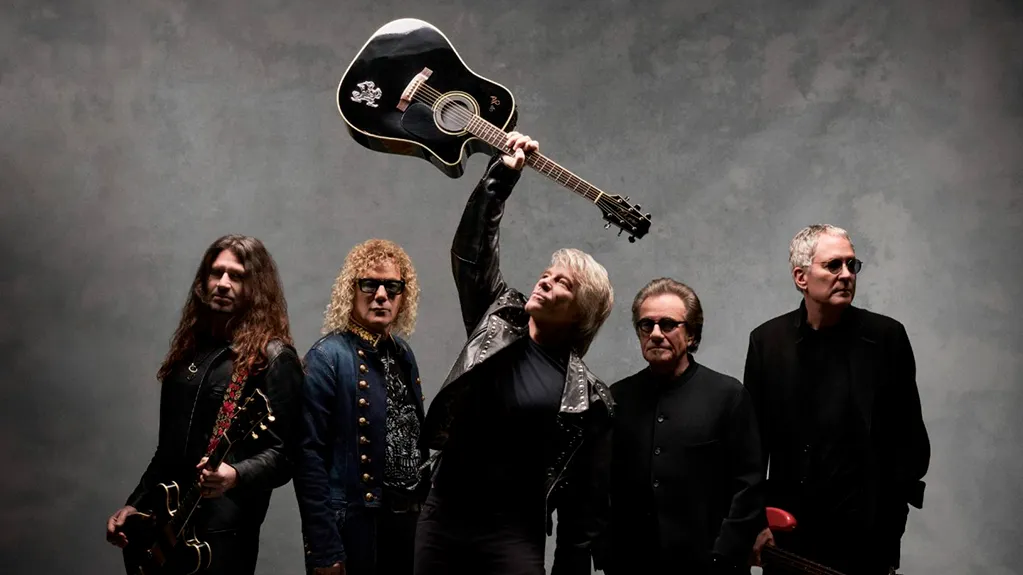
#> input picture Trabajo 1_SLYS/Bon-Jovi.bmp, 1023 x 575 px; its folder holds only this picture in this run
$ python 'Trabajo Sharpening.py'
#> lines starting #> are read from the running program, lines starting #| are printed output that depends on the picture
try:
    from PIL import Image
    import numpy as np
    import matplotlib.pyplot as plt
    import tkinter as tk
    from tkinter import filedialog
    import os
except ImportError:
    import subprocess
    import sys
    print("Instalando las librerías necesarias...")
    subprocess.check_call([sys.executable, "-m", "pip", "install", "Pillow", "numpy", "matplotlib"])
    from PIL import Image
    import numpy as np
    import matplotlib.pyplot as plt
    import tkinter as tk
    from tkinter import filedialog
    import os

def sharpening(image):
    image_array = np.array(image)  # Convertir la imagen a un array de NumPy para manipular sus píxeles

    # Definir el kernel de sharpening
    sharpening_kernel = np.array([[0, -1, 0],
                                  [-1, 5, -1],
                                  [0, -1, 0]])

    # Crear una imagen de salida vacía (con el mismo tamaño que la imagen original)
    output_image = np.zeros_like(image_array)

    # Obtener las dimensiones de la imagen y del kernel
    image_height, image_width = image_array.shape
    kernel_size = sharpening_kernel.shape[0]  # Suponemos un kernel cuadrado
    offset = kernel_size // 2  # Para evitar los bordes (donde no cabe el kernel)

    # Aplicar la convolución a la imagen ByN (un solo canal)
    for i in range(offset, image_height - offset):
        for j in range(offset, image_width - offset):
            # Extraer la región 3x3 alrededor del píxel (i, j)
            region = image_array[i - offset:i + offset + 1, j - offset:j + offset + 1]

            # Realizar el producto elemento a elemento y sumar los resultados
            result = np.sum(region * sharpening_kernel)

            # Asegurarse de que el valor resultante esté en el rango [0, 255]
            output_image[i, j] = min(max(result, 0), 255)

    # Convertir la matriz de salida en una imagen
    output_image = Image.fromarray(output_image)
    return output_image

def ingresar_imagen():
    # Obtener el directorio en el que se encuentra el archivo Python
    current_directory = os.path.dirname(os.path.abspath(__file__))

    # Abrir un cuadro de diálogo para seleccionar un archivo
    file_path = filedialog.askopenfilename(
        initialdir=current_directory,
        title="Seleccione una imagen BMP",
        filetypes=[("Archivos BMP", "*.bmp")]
    )
#> the answer given: Bon-Jovi.bmp

    # Comprobar si el usuario seleccionó un archivo
    if file_path:
        print(f"Archivo seleccionado: {file_path}")

        # Cargar la imagen en formato BMP
        image = Image.open(file_path).convert("L")  # Convertir a escala de grises si es necesario
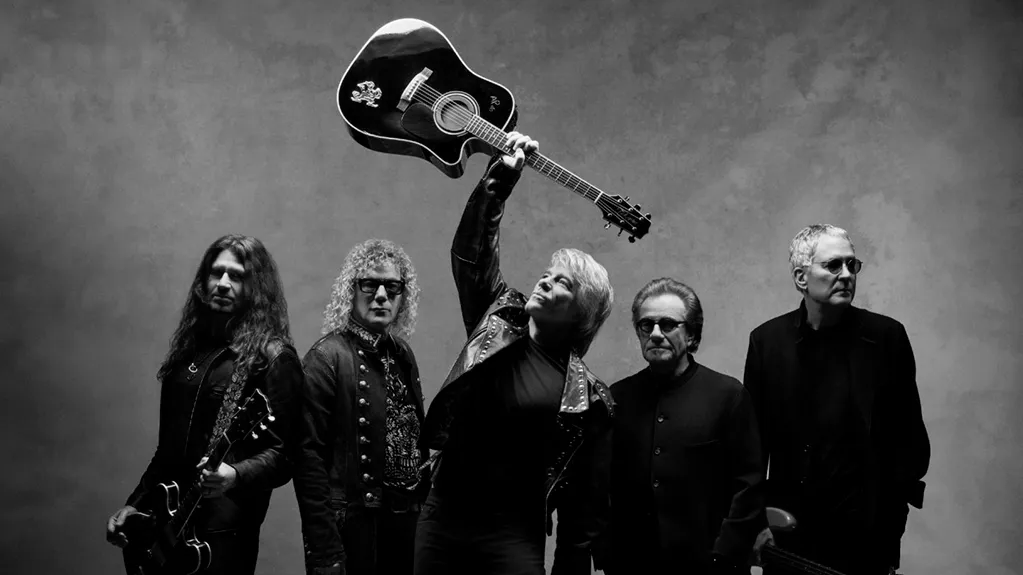
#> image: PIL image 1023x575 L; min 0, max 255, mean 72.7
        # Obtener el nombre base sin extensión
        original_name = os.path.splitext(os.path.basename(file_path))[0]
        return image, original_name

    else:
        print("No se seleccionó ningún archivo.")
        return None, None

def mostrar_imagenes(image, output_image):
    # Mostrar la imagen original y la imagen con sharpening lado a lado
    fig, axes = plt.subplots(1, 2, figsize=(12, 6))  # Crear una figura con 1 fila y 2 columnas

    # Mostrar la imagen original
    axes[0].imshow(image, cmap="gray")
    axes[0].set_title("Imagen Original")
    axes[0].axis("off")

    # Mostrar la imagen con sharpening
    axes[1].imshow(output_image, cmap="gray")
    axes[1].set_title("Imagen con Sharpening")
    axes[1].axis("off")

    plt.show()


image, image_name = ingresar_imagen()
#> image_name = 'Bon-Jovi'

if image:
    print("\nRealizando sharpening...")
    output_image = sharpening(image)
#> after the loop in sharpening, `for i in range(offset, image_height - offset):`:
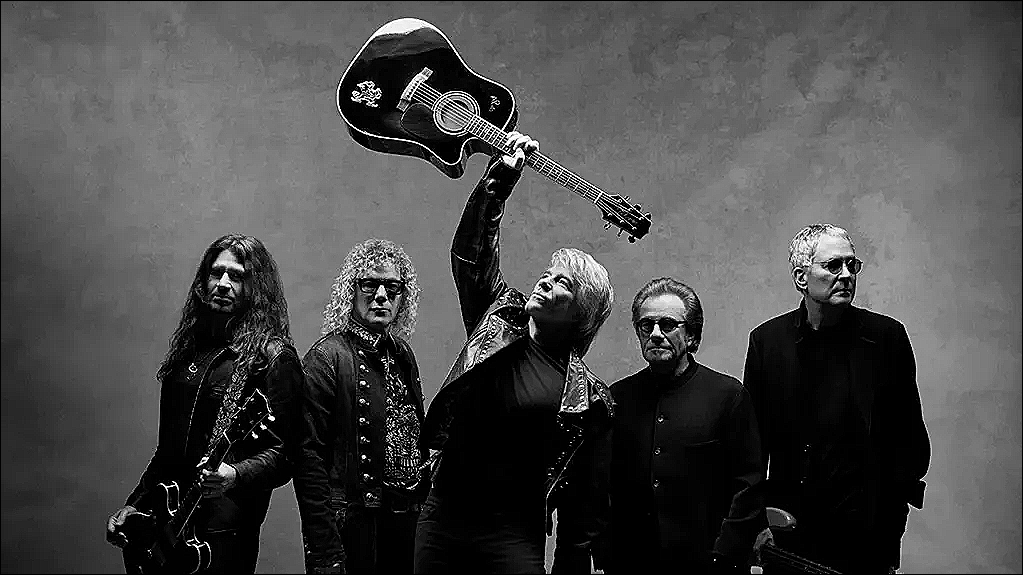
#> output_image: shape (575, 1023); min 0, max 255, mean 73.3
    # Guardar la imagen procesada en formato BMP
    output_path = "Resultados/" + str(image_name) + "_sharpened.bmp"
#> output_path = 'Resultados/Bon-Jovi_sharpened.bmp'
    output_image.save(output_path)
    print("\nLa imagen modificada se guardó en el directorio Resultados")

    mostrar_imagenes(image, output_image)
#> in mostrar_imagenes, `plt.show()`:
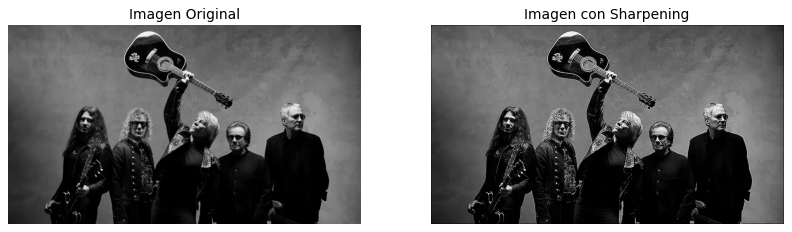
#> figure drawn by matplotlib, 2 panels

$ run again, on Trabajo 1_SLYS/img_borrosa.bmp
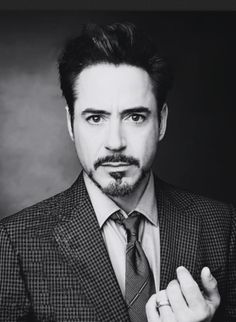
#> input picture Trabajo 1_SLYS/img_borrosa.bmp, 236 x 322 px
#> image_name = 'img_borrosa'
#> after the loop in sharpening, `for i in range(offset, image_height - offset):`:
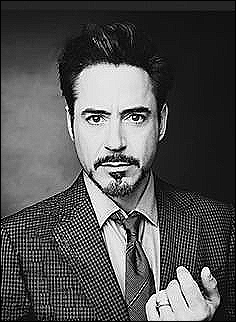
#> output_image: shape (322, 236); min 0, max 255, mean 82.4
#> output_path = 'Resultados/img_borrosa_sharpened.bmp'
#> in mostrar_imagenes, `plt.show()`:
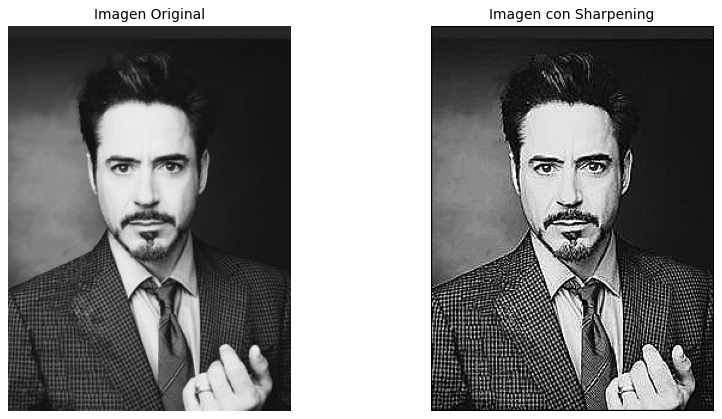
#> figure drawn by matplotlib, 2 panels

$ run again, on Trabajo 1_SLYS/robot.bmp
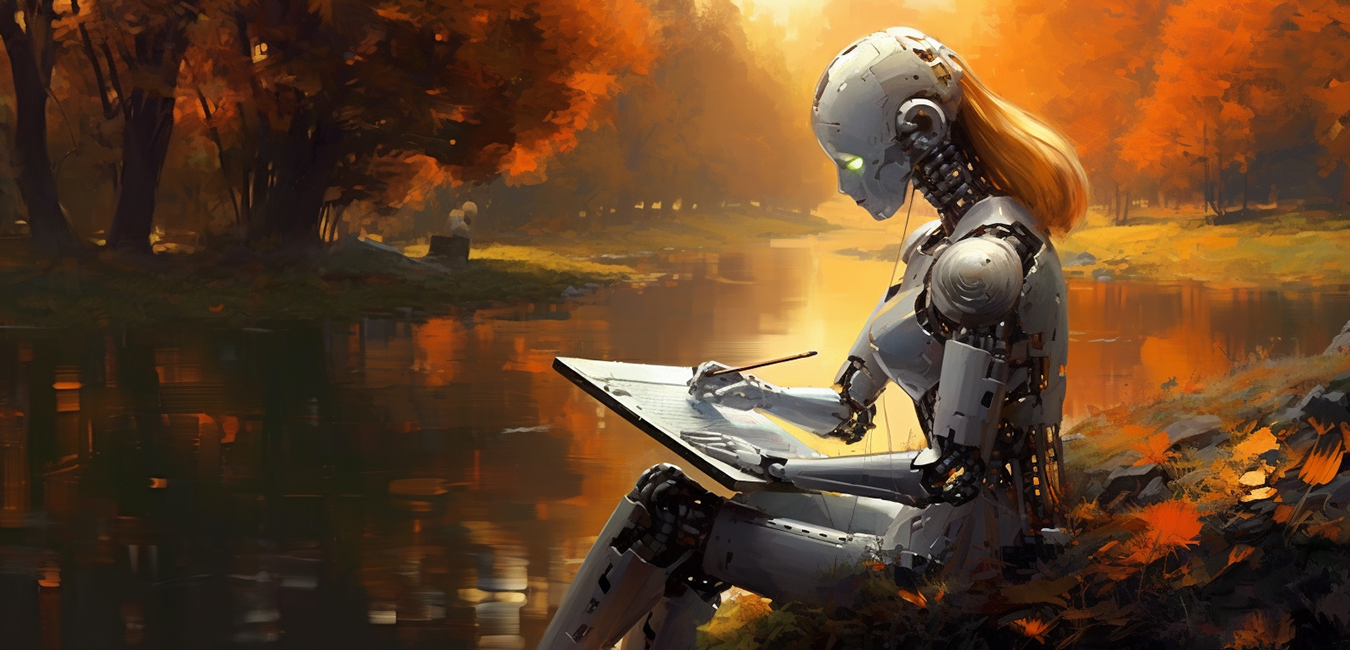
#> input picture Trabajo 1_SLYS/robot.bmp, 1350 x 650 px
#> in ingresar_imagen, `image = Image.open(file_path).convert("L")`:
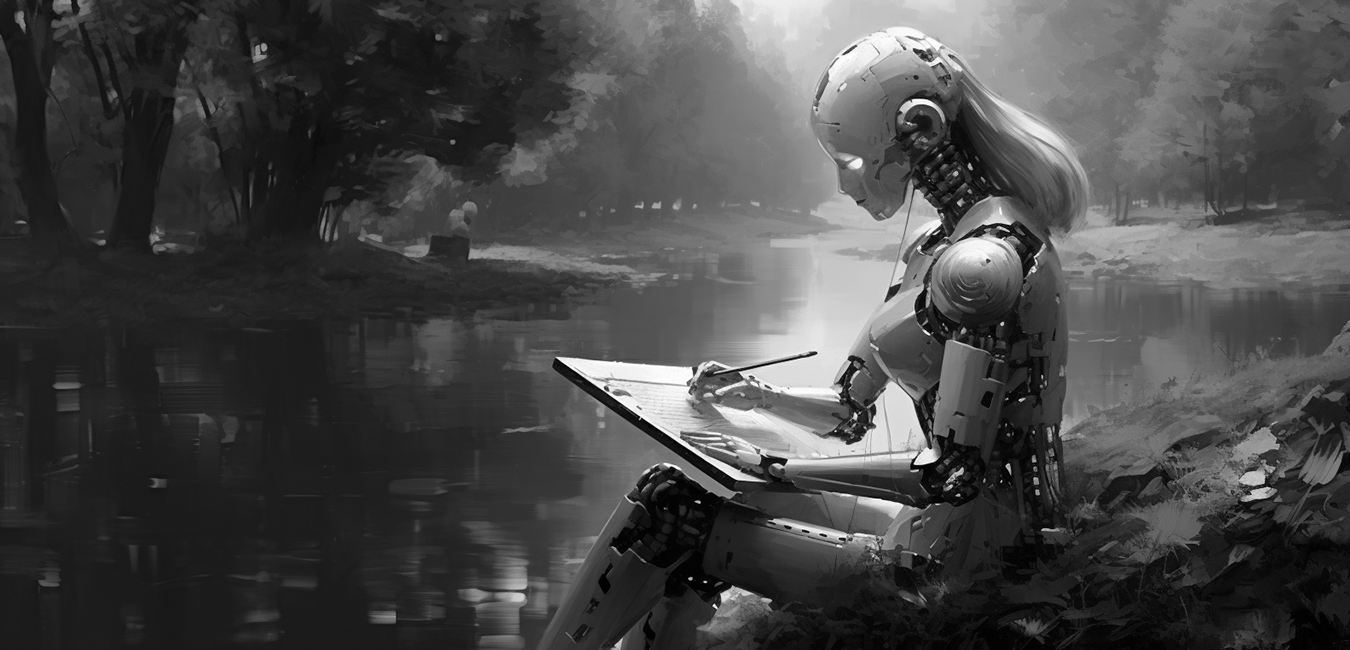
#> image: PIL image 1350x650 L; min 0, max 255, mean 71.5
#> image_name = 'robot'
#> output_path = 'Resultados/robot_sharpened.bmp'
#> in mostrar_imagenes, `plt.show()`:
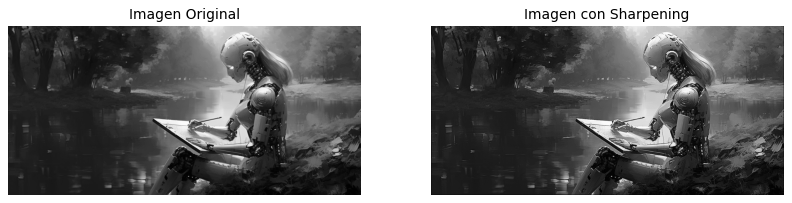
#> figure drawn by matplotlib, 2 panels
